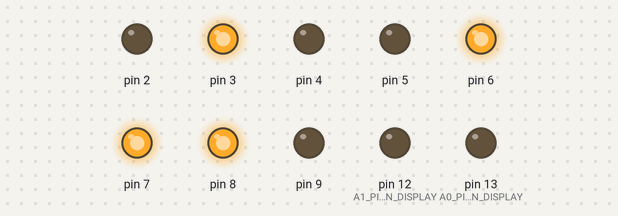
A sketch run on a simulated Arduino Uno, built with avr-gcc and run on an emulated ATmega328P. On the bench: output pins drawn as LEDs (lit = HIGH). Pins used as bus, display or sensor lines are not drawn.

Above: at 0.1 s.
At 0.6 s:
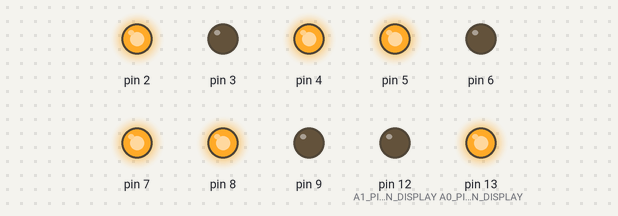
At 1.1 s:
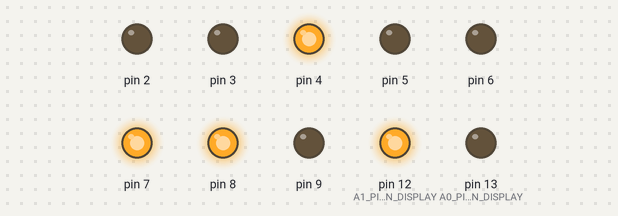
At 20.1 s:
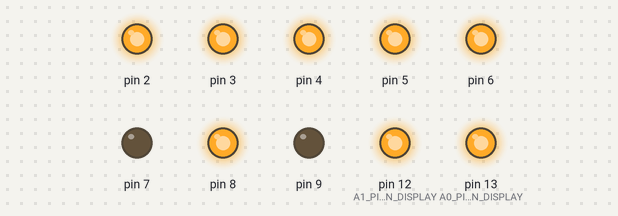
At 39.6 s:
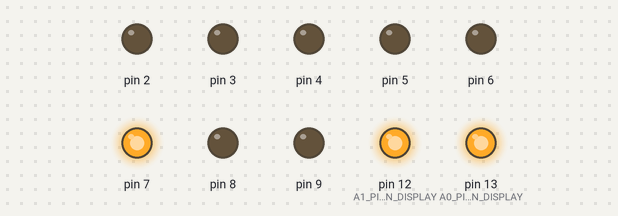
Timing chart, 0 to 40.0 s (numbered marks = the images above):
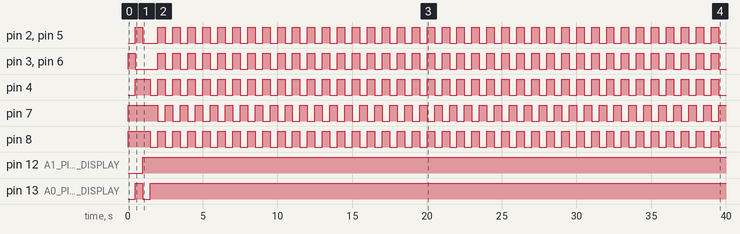

Measured:
- by itself, pin 2, pin 5: goes HIGH 0.50 s, LOW 1.0 s, 37 × (HIGH 0.50 s, LOW 0.50 s), HIGH 0.50 s, then LOW
- by itself, pin 3, pin 6: goes HIGH 0.50 s, LOW 1.5 s, 37 × (HIGH 0.50 s, LOW 0.50 s), HIGH 0.50 s, then LOW
- by itself, pin 4, pin 7, pin 8: repeats every 1.0 s: LOW 0.50 s, HIGH 0.50 s
- by itself, pin 12 (A1_PIN_ON_DISPLAY): LOW → HIGH at 1.0 s
- by itself, pin 13 (A0_PIN_ON_DISPLAY): LOW → HIGH at 0.50 s, → LOW 0.50 s later, → HIGH 0.50 s later

The sketch:

main.ino.ino
```cpp
#include "IO_Port_8bit.h"

/*

AD - FL A4 A3 A2 A1 A0
      1  1  1  X X   X
Addres A2 - A0 Defines the Colum on Display

/RST /CE /WR /RD
 1    0   0   1

DATA - D7 D6 D5 D4 D3 D2 D1 D0
N -     0  1  0  0  1  1  1  0
*/

IO_Port_8bit myport(2, 3, 4, 5, 6, 7, 8, 9, 'O'); // create output port
//Data bits above   D0, D1, D2, D3, D4, D5, D6, D7


void setup() // nothing required in setup
{
pinMode(11, OUTPUT);           // /WR PIN DISPLAY
pinMode(12, OUTPUT);           //  A1 PIN ON DISPLAY
pinMode(13, OUTPUT);           //  A0 PIN ON DISPLAY
digitalWrite(11, LOW);
}

/* A function to write characters */
void write_character(char ch,char colun){
  digitalWrite(11, HIGH);       // turn on pullup resistors
  switch(colun){
    case 0:
      digitalWrite(12, LOW);       // turn on pullup resistors
      digitalWrite(13, LOW);
    break;
    case 1:
      digitalWrite(12, LOW);       // turn on pullup resistors
      digitalWrite(13, HIGH);
    break;
    case 2:
      digitalWrite(12, HIGH);       // turn on pullup resistors
      digitalWrite(13, LOW);
    break;
    default:
      digitalWrite(12, HIGH);       // turn on pullup resistors
      digitalWrite(13, HIGH);
  }
  myport.send_8bit_data(ch);
  digitalWrite(11, LOW);       // turn on pullup resistors
}

/* Clear the first 4 coluns on display: That are used */
void reset_display(){
  write_character(0x20,0);
  write_character(0x20,1);
  write_character(0x20,2);
  write_character(0x20,3);
}

/* A function to blink a cursor on display */
void blink_cursor(){
  while(true){
    myport.send_8bit_data(0x5F);
    delay(500);
    myport.send_8bit_data(0x20);
    delay(500);
  }
}

/* write a text on display, Finalize with a blink cursor */
/* See the Avago Data Sheet to get the characters values */
void loop()
{
  reset_display();
  write_character(0x72,0);
  delay(500);
  write_character(0x6D,1);
  delay(500);
  write_character(0x64,2);
  delay(500);
  write_character(0x20,3);
  delay(500);
  blink_cursor();
}
```

IO_Port_8bit.cpp
```cpp
/* Port library for Arduino
created by Ashutosh M Bhatt (+91-9998476150) - Gujarat (INDIA)
ver 1.0 - on 25/11/2018
using this library one can send direct 8 bit data to any arduino board pins
configured combined as a 8-bit port
also one can get 8-bit input from these configured pins
just one has to select any 8 arduino pins to be combined as 8-bit port
and it has to configure its data direction as input or output
data direction is 'O' for port as output and 'I' for port as input
*/
#include "IO_Port_8bit.h"
#include "Arduino.h"
/*
this is constructor. it will create object(s) of this class and thus it will create one or many 8-bit port(s) by
combining distinct arduino pins. one has to specify 8 different arduino pins to be combined as port along with
data direction as input or output - means port works as either input or output. the last argument dir in this constructor
defines port works as input or output. if dir='O' means port work as output and if dir='I', port works as input
the same port can not work as input and output both simulteneously or even alternatively. also it indicates error if data
direction is not selected
*/
IO_Port_8bit::IO_Port_8bit(int pin1,int pin2,int pin3,int pin4,int pin5,int pin6,int pin7,int pin8,char dir)
  {
      pin_1 = pin1;
      pin_2 = pin2;
      pin_3 = pin3;
      pin_4 = pin4;
      pin_5 = pin5;
      pin_6 = pin6;
      pin_7 = pin7;
      pin_8 = pin8;
      if(dir=='O')
        {
          pinMode(pin1,OUTPUT);
          pinMode(pin2,OUTPUT);
          pinMode(pin3,OUTPUT);
          pinMode(pin4,OUTPUT);
          pinMode(pin5,OUTPUT);
          pinMode(pin6,OUTPUT);
          pinMode(pin7,OUTPUT);
          pinMode(pin8,OUTPUT);
        }
      else if(dir=='I')
        {
           pinMode(pin1,INPUT);
           pinMode(pin2,INPUT);
           pinMode(pin3,INPUT);
           pinMode(pin4,INPUT);
           pinMode(pin5,INPUT);
           pinMode(pin6,INPUT);
           pinMode(pin7,INPUT);
           pinMode(pin8,INPUT);
        }
      else
        Serial.println("Error! The data direction (Input/Output) for port is not selected");
   }
/*
this is another constructor. it will create object(s) of this class and thus it will create one or many 8-bit port(s) by
combining distinct arduino pins. one has to specify 8 different arduino pins to be combined as port. but it does not
specify the data direction as input or output. after creating port object using this constructor one has to set the port
direction using set_IO_direction function. so this constructor allows programmer to alter port data direction in run time
using this constructor, the same port can work as input or output alternatively (but not simulteneously)
*/
IO_Port_8bit::IO_Port_8bit(int pin1,int pin2,int pin3,int pin4,int pin5,int pin6,int pin7,int pin8)
  {
      pin_1 = pin1;
      pin_2 = pin2;
      pin_3 = pin3;
      pin_4 = pin4;
      pin_5 = pin5;
      pin_6 = pin6;
      pin_7 = pin7;
      pin_8 = pin8;
  }
/* this function specifies the input/output direction of port. it has one character argument that can be
'I' for port as input or 'O' for port as output. if data direction is not selected, it displays error on
serial monitor of arduino */
void IO_Port_8bit::set_IO_direction(char dir)
  {
     if(dir=='O')
        {
          pinMode(pin_1,OUTPUT);
          pinMode(pin_2,OUTPUT);
          pinMode(pin_3,OUTPUT);
          pinMode(pin_4,OUTPUT);
          pinMode(pin_5,OUTPUT);
          pinMode(pin_6,OUTPUT);
          pinMode(pin_7,OUTPUT);
          pinMode(pin_8,OUTPUT);
        }
      else if(dir=='I')
        {
           pinMode(pin_1,INPUT);
           pinMode(pin_2,INPUT);
           pinMode(pin_3,INPUT);
           pinMode(pin_4,INPUT);
           pinMode(pin_5,INPUT);
           pinMode(pin_6,INPUT);
           pinMode(pin_7,INPUT);
           pinMode(pin_8,INPUT);
        }
      else
        Serial.println("Error! The data direction (Input/Output) for port is not selected");
  }
///////////////////////////////////////////////////////////////////////////////////////////////////////////////////////////////////
// this function sends 8 bit data to specified pins. just give int data (must be < 255) as an argument that is directly given to
//8 different pins. if data is >255 it displays error on serial monitor of arduino
///////////////////////////////////////////////////////////////////////////////////////////////////////////////////////////////////
 void IO_Port_8bit::send_8bit_data(int byt)
   {
      int d=0;
      int binary[8] = {0,0,0,0,0,0,0,0};
      Serial.begin(9600);
      if (byt>255) Serial.println("Error! You are trying to send data having value greater than 8-bit (>255)");
      else
       {
          while(byt>0)
          {
            binary[d] = byt%2;
            byt = byt/2;
            d++;
          }
          if(binary[0]==1) digitalWrite(pin_1,HIGH);
          else digitalWrite(pin_1,LOW);
          if(binary[1]==1) digitalWrite(pin_2,HIGH);
          else digitalWrite(pin_2,LOW);
          if(binary[2]==1) digitalWrite(pin_3,HIGH);
          else digitalWrite(pin_3,LOW);
          if(binary[3]==1) digitalWrite(pin_4,HIGH);
          else digitalWrite(pin_4,LOW);
          if(binary[4]==1) digitalWrite(pin_5,HIGH);
          else digitalWrite(pin_5,LOW);
          if(binary[5]==1) digitalWrite(pin_6,HIGH);
          else digitalWrite(pin_6,LOW);
          if(binary[6]==1) digitalWrite(pin_7,HIGH);
          else digitalWrite(pin_7,LOW);
          if(binary[7]==1) digitalWrite(pin_8,HIGH);
          else digitalWrite(pin_8,LOW);
       }
  }

///////////////////////////////////////////////////////////////////////////////////////////////////////////////////////////////////
// this function gets 8 bit data from specified pins. it returns 8-bit int data by reading status of 8 different pins
///////////////////////////////////////////////////////////////////////////////////////////////////////////////////////////////////

int IO_Port_8bit::get_8bit_data(void)
  {
      int byt;
      int bin[8];
      bin[0] = digitalRead(pin_1);
      bin[1] = digitalRead(pin_2);
      bin[2] = digitalRead(pin_3);
      bin[3] = digitalRead(pin_4);
      bin[4] = digitalRead(pin_5);
      bin[5] = digitalRead(pin_6);
      bin[6] = digitalRead(pin_7);
      bin[7] = digitalRead(pin_8);
      byt = 128*bin[7]+64*bin[6]+32*bin[5]+16*bin[4]+8*bin[3]+4*bin[2]+2*bin[1]+bin[0];
      return byt;
  }
```

IO_Port_8bit.h
```cpp
/* Port library for Arduino
created by Ashutosh M Bhatt (+91-9998476150) - Gujarat (INDIA)
ver 1.0 - on 25/11/2018
using this library one can send direct 8 bit data to any arduino board pins
configured as a combined 8-bit port
also one can get 8-bit input from these configured pins
just one has to select any 8 arduino pins to be combined as 8-bit port
and it has to configure its data direction as input or output
data direction is 'O' for port as output and 'I' for port as input
*/
#ifndef IO_Port_8bit_h
#define IO_Port_8bit_h

#include "Arduino.h"

class IO_Port_8bit
  {
    private:
            int pin_1,pin_2,pin_3,pin_4,pin_5,pin_6,pin_7,pin_8;
    public:
    IO_Port_8bit(int pin1,int pin2,int pin3,int pin4,int pin5,int pin6,int pin7,int pin8,char dir);
    IO_Port_8bit(int pin1,int pin2,int pin3,int pin4,int pin5,int pin6,int pin7,int pin8);
    void set_IO_direction(char dir);
    void send_8bit_data(int byt);
    int get_8bit_data(void);
 };

#endif
```
